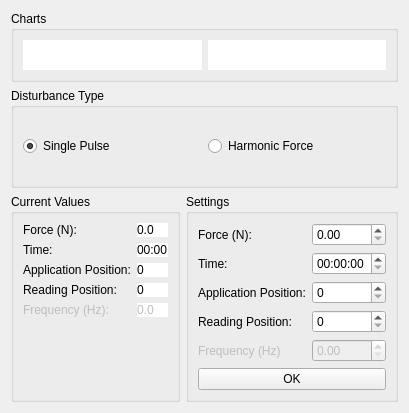
      <widget class="QWidget" name="tab">
       <attribute name="title">
        <string>Fixed Time</string>
       </attribute>
       <layout class="QGridLayout" name="gridLayout_5">
        <item row="2" column="0">
         <layout class="QHBoxLayout" name="horizontalLayout">
          <item>
           <widget class="QGroupBox" name="gbx_current">
            <property name="styleSheet">
             <string notr="true">font: 12pt &quot;MS Shell Dlg 2&quot;;
</string>
            </property>
            <property name="title">
             <string>Current Values</string>
            </property>
            <layout class="QFormLayout" name="formLayout">
             <item row="0" column="0">
              <widget class="QLabel" name="lbl_1">
               <property name="styleSheet">
                <string notr="true">font: 10pt &quot;MS Shell Dlg 2&quot;;</string>
               </property>
               <property name="text">
                <string>Force (N):</string>
               </property>
              </widget>
             </item>
             <item row="0" column="1">
              <widget class="QLabel" name="lbl_forceft">
               <property name="styleSheet">
                <string notr="true">font: 10pt &quot;MS Shell Dlg 2&quot;;
background-color: rgb(255, 255, 255);</string>
               </property>
               <property name="text">
                <string>0.0</string>
               </property>
              </widget>
             </item>
             <item row="1" column="0">
              <widget class="QLabel" name="lbl_2">
               <property name="styleSheet">
                <string notr="true">font: 10pt &quot;MS Shell Dlg 2&quot;;
</string>
               </property>
               <property name="text">
                <string>Time:</string>
               </property>
              </widget>
             </item>
             <item row="1" column="1">
              <widget class="QLabel" name="lbl_timeft">
               <property name="styleSheet">
                <string notr="true">font: 10pt &quot;MS Shell Dlg 2&quot;;
background-color: rgb(255, 255, 255);</string>
               </property>
               <property name="text">
                <string>00:00</string>
               </property>
              </widget>
             </item>
             <item row="2" column="0">
              <widget class="QLabel" name="lbl_3">
               <property name="styleSheet">
                <string notr="true">font: 10pt &quot;MS Shell Dlg 2&quot;;</string>
               </property>
               <property name="text">
                <string>Application Position:</string>
               </property>
              </widget>
             </item>
             <item row="2" column="1">
              <widget class="QLabel" name="lbl_aposft">
               <property name="styleSheet">
                <string notr="true">font: 10pt &quot;MS Shell Dlg 2&quot;;
background-color: rgb(255, 255, 255);</string>
               </property>
               <property name="text">
                <string>0</string>
               </property>
              </widget>
             </item>
             <item row="3" column="0">
              <widget class="QLabel" name="lbl_4">
               <property name="styleSheet">
                <string notr="true">font: 10pt &quot;MS Shell Dlg 2&quot;;</string>
               </property>
               <property name="text">
                <string>Reading Position:</string>
               </property>
              </widget>
             </item>
             <item row="3" column="1">
              <widget class="QLabel" name="lbl_rposft">
               <property name="styleSheet">
                <string notr="true">background-color: rgb(255, 255, 255);
font: 10pt &quot;MS Shell Dlg 2&quot;;</string>
               </property>
               <property name="text">
                <string>0</string>
               </property>
              </widget>
             </item>
             <item row="4" column="0">
              <widget class="QLabel" name="lbl_13">
               <property name="enabled">
                <bool>false</bool>
               </property>
               <property name="styleSheet">
                <string notr="true">font: 10pt &quot;MS Shell Dlg 2&quot;;</string>
               </property>
               <property name="text">
                <string>Frequency (Hz):</string>
               </property>
              </widget>
             </item>
             <item row="4" column="1">
              <widget class="QLabel" name="lbl_freqft">
               <property name="enabled">
                <bool>false</bool>
               </property>
               <property name="styleSheet">
                <string notr="true">font: 10pt &quot;MS Shell Dlg 2&quot;;
background-color: rgb(255, 255, 255);</string>
               </property>
               <property name="text">
                <string>0.0</string>
               </property>
              </widget>
             </item>
            </layout>
           </widget>
          </item>
          <item>
           <widget class="QGroupBox" name="gbx_settings">
            <property name="styleSheet">
             <string notr="true">font: 12pt &quot;MS Shell Dlg 2&quot;;</string>
            </property>
            <property name="title">
             <string>Settings</string>
            </property>
            <layout class="QVBoxLayout" name="verticalLayout_6">
             <item>
              <layout class="QFormLayout" name="formLayout_3">
               <item row="0" column="0">
                <widget class="QLabel" name="lbl_5">
                 <property name="styleSheet">
                  <string notr="true">font: 10pt &quot;MS Shell Dlg 2&quot;;</string>
                 </property>
                 <property name="text">
                  <string>Force (N):</string>
                 </property>
                </widget>
               </item>
               <item row="1" column="0">
                <widget class="QLabel" name="lbl_6">
                 <property name="styleSheet">
                  <string notr="true">font: 10pt &quot;MS Shell Dlg 2&quot;;</string>
                 </property>
                 <property name="text">
                  <string>Time:</string>
                 </property>
                </widget>
               </item>
               <item row="2" column="0">
                <widget class="QLabel" name="lbl_7">
                 <property name="styleSheet">
                  <string notr="true">font: 10pt &quot;MS Shell Dlg 2&quot;;</string>
                 </property>
                 <property name="text">
                  <string>Application Position:</string>
                 </property>
                </widget>
               </item>
               <item row="3" column="0">
                <widget class="QLabel" name="lbl_8">
                 <property name="styleSheet">
                  <string notr="true">font: 10pt &quot;MS Shell Dlg 2&quot;;</string>
                 </property>
                 <property name="text">
                  <string>Reading Position:</string>
                 </property>
                </widget>
               </item>
               <item row="3" column="1">
                <widget class="QSpinBox" name="sbx_rposft">
                 <property name="styleSheet">
                  <string notr="true">font: 10pt &quot;MS Shell Dlg 2&quot;;
</string>
                 </property>
                </widget>
               </item>
               <item row="0" column="1">
                <widget class="QDoubleSpinBox" name="dbx_forceft">
                 <property name="styleSheet">
                  <string notr="true">font: 10pt &quot;MS Shell Dlg 2&quot;;</string>
                 </property>
                </widget>
               </item>
               <item row="1" column="1">
                <widget class="QTimeEdit" name="box_time">
                 <property name="styleSheet">
                  <string notr="true">font: 10pt &quot;MS Shell Dlg 2&quot;;</string>
                 </property>
                </widget>
               </item>
               <item row="2" column="1">
                <widget class="QSpinBox" name="sbx_aposft">
                 <property name="styleSheet">
                  <string notr="true">font: 10pt &quot;MS Shell Dlg 2&quot;;</string>
                 </property>
                </widget>
               </item>
               <item row="4" column="0">
                <widget class="QLabel" name="lbl_14">
                 <property name="enabled">
                  <bool>false</bool>
                 </property>
                 <property name="styleSheet">
                  <string notr="true">font: 10pt &quot;MS Shell Dlg 2&quot;;</string>
                 </property>
                 <property name="text">
                  <string>Frequency (Hz)</string>
                 </property>
                </widget>
               </item>
               <item row="4" column="1">
                <widget class="QDoubleSpinBox" name="dbx_freqft">
                 <property name="enabled">
                  <bool>false</bool>
                 </property>
                 <property name="styleSheet">
                  <string notr="true">font: 10pt &quot;MS Shell Dlg 2&quot;;</string>
                 </property>
                </widget>
               </item>
              </layout>
             </item>
             <item>
              <layout class="QVBoxLayout" name="verticalLayout_4">
               <item>
                <widget class="QPushButton" name="btn_update">
                 <property name="styleSheet">
                  <string notr="true">font: 10pt &quot;MS Shell Dlg 2&quot;;</string>
                 </property>
                 <property name="text">
                  <string>OK</string>
                 </property>
                </widget>
               </item>
              </layout>
             </item>
            </layout>
           </widget>
          </item>
         </layout>
        </item>
        <item row="1" column="0">
         <widget class="QGroupBox" name="gbx_dtp">
          <property name="minimumSize">
           <size>
            <width>0</width>
            <height>100</height>
           </size>
          </property>
          <property name="maximumSize">
           <size>
            <width>16777215</width>
            <height>120</height>
           </size>
          </property>
          <property name="styleSheet">
           <string notr="true">font: 12pt &quot;MS Shell Dlg 2&quot;;</string>
          </property>
          <property name="title">
           <string>Disturbance Type</string>
          </property>
          <layout class="QGridLayout" name="gridLayout_6">
           <item row="0" column="1">
            <widget class="QRadioButton" name="rbt_harft">
             <property name="styleSheet">
              <string notr="true">font: 10pt &quot;MS Shell Dlg 2&quot;;</string>
             </property>
             <property name="text">
              <string>Harmonic Force</string>
             </property>
            </widget>
           </item>
           <item row="0" column="0">
            <widget class="QRadioButton" name="rbt_pulseft">
             <property name="enabled">
              <bool>true</bool>
             </property>
             <property name="maximumSize">
              <size>
               <width>16777215</width>
               <height>16777215</height>
              </size>
             </property>
             <property name="styleSheet">
              <string notr="true">font: 10pt &quot;MS Shell Dlg 2&quot;;</string>
             </property>
             <property name="text">
              <string>Single Pulse</string>
             </property>
             <property name="checked">
              <bool>true</bool>
             </property>
            </widget>
           </item>
          </layout>
         </widget>
        </item>
        <item row="0" column="0">
         <widget class="QGroupBox" name="gbx_chart">
          <property name="minimumSize">
           <size>
            <width>0</width>
            <height>0</height>
           </size>
          </property>
          <property name="maximumSize">
           <size>
            <width>16777215</width>
            <height>16777215</height>
           </size>
          </property>
          <property name="styleSheet">
           <string notr="true">font: 12pt &quot;MS Shell Dlg 2&quot;;</string>
          </property>
          <property name="title">
           <string>Charts</string>
          </property>
          <layout class="QHBoxLayout" name="horizontalLayout_3">
           <item>
            <widget class="QWidget" name="wdg_forceft" native="true">
             <property name="minimumSize">
              <size>
               <width>0</width>
               <height>30</height>
              </size>
             </property>
             <property name="styleSheet">
              <string notr="true">background-color: rgb(255, 255, 255);</string>
             </property>
            </widget>
           </item>
           <item>
            <widget class="QWidget" name="wdg_accetf" native="true">
             <property name="minimumSize">
              <size>
               <width>0</width>
               <height>30</height>
              </size>
             </property>
             <property name="styleSheet">
              <string notr="true">background-color: rgb(255, 255, 255);</string>
             </property>
            </widget>
           </item>
          </layout>
         </widget>
        </item>
       </layout>
      </widget>
